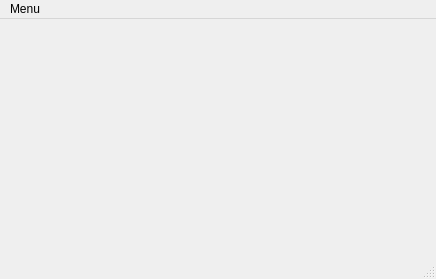
<?xml version="1.0" encoding="UTF-8"?>
<ui version="4.0">
 <class>Board</class>
 <widget class="QMainWindow" name="Board">
  <property name="geometry">
   <rect>
    <x>0</x>
    <y>0</y>
    <width>436</width>
    <height>279</height>
   </rect>
  </property>
  <property name="windowTitle">
   <string>Board</string>
  </property>
  <widget class="QWidget" name="centralWidget"/>
  <widget class="QMenuBar" name="menubar">
   <property name="geometry">
    <rect>
     <x>0</x>
     <y>0</y>
     <width>436</width>
     <height>21</height>
    </rect>
   </property>
   <widget class="QMenu" name="menuMenu">
    <property name="title">
     <string>Menu</string>
    </property>
    <addaction name="actionIdeal_Gas_Law"/>
    <addaction name="separator"/>
    <addaction name="actionExit"/>
   </widget>
   <addaction name="menuMenu"/>
  </widget>
  <widget class="QStatusBar" name="statusbar"/>
  <action name="actionIdeal_Gas_Law">
   <property name="text">
    <string>Ideal Gas Law</string>
   </property>
  </action>
  <action name="actionExit">
   <property name="text">
    <string>Exit</string>
   </property>
  </action>
 </widget>
 <resources/>
 <connections/>
</ui>
